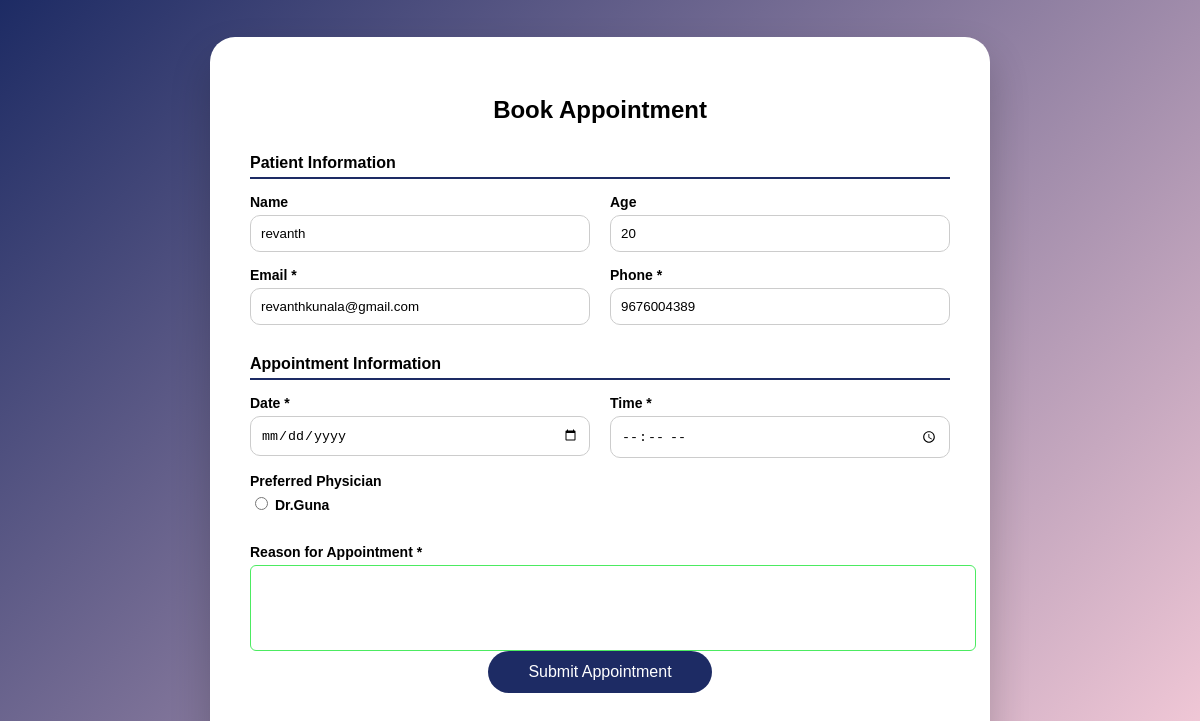
Page /appointments/book_appointment/ (signed in) on the committed database.
### accounts/models.py (models this page shows, shortened)
class patient(models.Model):
    patient_name = models.CharField(max_length=20)
    patient_age = models.CharField(max_length=5)
    patient_otp = models.CharField(max_length=10, blank=True, default='')
    patient_number = models.CharField(max_length=20)
    patient_email = models.EmailField(max_length=20)
    patient_password = models.CharField(max_length=20)
    patient_blood_group = models.CharField(max_length=20)
    patient_gender = models.CharField(max_length=10)
    patient_weight = models.IntegerField()
    patient_height = models.IntegerField()
    patient_image = models.ImageField(upload_to='patients/', null=True, blank=True)

class doctor(models.Model):
    doctor_name = models.CharField(max_length=20)
    doctor_speciality = models.CharField(max_length=20)
    doctor_fee = models.IntegerField()
    doctor_slots = models.IntegerField()
    doctor_otp = models.CharField(max_length=10, blank=True, default='')
    doctor_number = models.CharField(max_length=20)
    doctor_email = models.EmailField(max_length=20)
    doctor_password = models.CharField(max_length=20)
    doctor_image = models.ImageField(upload_to='doctors/', null=True, blank=True)

### appointments/views.py (the view)
# urls.py: path('book_appointment/',views.book_appointment,name='book_appointment'),
def book_appointment(request):
    patient_id = request.session.get('patient_id')
    k = patient.objects.filter(id = patient_id)
    d = doctor.objects.all()
    return render(request,'appointments/book_appointment.html' ,
                  {'k':k ,
                    'doctor':d })

### appointments/templates/appointments/book_appointment.html (shortened to what this page needs)
<!DOCTYPE html>
<html>
<head>
</head>
<body>
    <div class="form-card">
        <h2>Book Appointment</h2>
        <form method="POST" action="{% url 'appointment' %}">
            <div class="form-section">
                {% for i in k %}
                <div class="section-header">Patient Information</div>
                <div class="form-row">
                    <div class="form-group">
                        <label>Name</label>
                        <input type="text" name="patient_name" value="{{i.patient_name}}" required>
                    </div>
                    <div class="form-group">
                        <label>Age</label>
                        <input type="number" name="patient_age" value="{{i.patient_age}}" required>
                    </div>
                </div>
                <div class="form-row">
                    <div class="form-group">
                        <label>Email *</label>
                        <input type="email" name="patient_email" value="{{i.patient_email}}" required>
                    </div>
                    <div class="form-group">
                        <label>Phone *</label>
                        <input type="tel" name="patient_number" value="{{i.patient_number}}" required>
                    </div>
                </div>
                {% endfor %}
            </div>
            <div class="form-section">
                <div class="section-header">Appointment Information</div>
                <div class="form-row">
                    <div class="form-group">
                        <label>Date *</label>
                        <input type="date" name="appointment_data" required>
                    </div>
                    <div class="form-group">
                        <label>Time *</label>
                        <input type="time" name="appointment_time" required>
                    </div>
                </div>
                <div class="form-group">
                    <label>Preferred Physician</label>
                    <div class="radio-group">
                        {% for i in doctor %}
                        <label>
                            <input type="radio" name="doctor" value="{{ i.doctor_name }}">
                            {{ i.doctor_name }}
                        </label><br>
                        {% empty %}
                        <p>No doctors available</p>
                        {% endfor %}
                    </div>
                    <div class="form-group">
                        <label>Reason for Appointment *</label>
                        <textarea name="reason" rows="4"
                            placeholder="Briefly describe your symptoms or reason for visit..." required>
                </textarea>
                    </div>
                </div>
                <div class="submit-area">
                    <button type="submit">Submit Appointment</button>
                </div>
        </form>
    </div>
</body>
</html>

### appointments/templates/appointments/book_appointment.html (style rules this page uses)
body { margin: 0; height: 100vh; display: flex; justify-content: center; align-items: center; font-family: Arial, sans-serif; background: linear-gradient(135deg, #1d2b64, #f8cdda); }
.form-card { width: 700px; max-height: 90vh; overflow-y: auto; background: white; border-radius: 25px; padding: 40px; box-shadow: 0 20px 40px rgba(0, 0, 0, 0.2); }
.form-card h2 { text-align: center; margin-bottom: 30px; }
.form-section { margin-bottom: 30px; }
.section-header { font-weight: bold; margin-bottom: 15px; border-bottom: 2px solid #1d2b64; padding-bottom: 5px; }
.form-row { display: flex; gap: 20px; margin-bottom: 15px; }
.form-group { flex: 1; display: flex; flex-direction: column; }
label { font-size: 14px; margin-bottom: 5px; font-weight: 600; }
input, textarea { padding: 10px; border-radius: 10px; border: 1px solid #ccc; outline: none; transition: 0.3s; }
.radio-group { display: flex; flex-direction: column; gap: 8px; }
.submit-area { text-align: center; }
button { padding: 12px 40px; border: none; border-radius: 30px; background: #1d2b64; color: white; font-size: 16px; cursor: pointer; transition: 0.3s; }
.form-group textarea { width: 100%; padding: 12px; border: 1px solid #4ceb61; border-radius: 6px; resize: none; font-family: Arial, sans-serif; transition: 0.3s; }

### rows in the picture
patient: patient_name "revanth", patient_age "20", patient_email "revanthkunala@gmail.com", patient_number "9676004389"
doctor: doctor_name "Dr.Guna"
